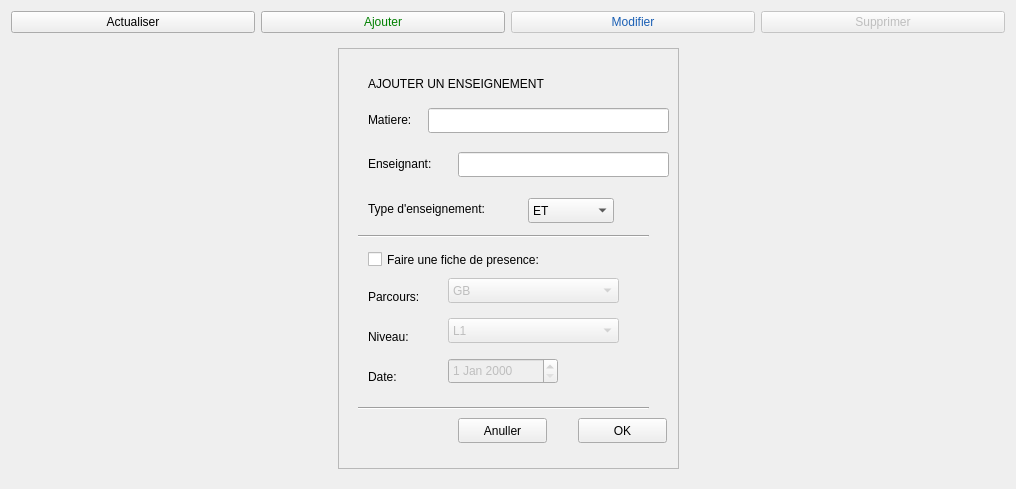
          <widget class="QWidget" name="enseignement">
           <property name="styleSheet">
            <string notr="true">#enseignement{
	background-color: qradialgradient(spread:pad, cx:0.5, cy:0.5, radius:0.584, fx:0.5, fy:0.5, stop:0 rgba(133, 171, 216, 255), stop:0.341365 rgba(121, 122, 132, 255), stop:1 rgba(0, 30, 126, 255));
}</string>
           </property>
           <attribute name="title">
            <string>Liste des enseignements</string>
           </attribute>
           <layout class="QVBoxLayout" name="verticalLayout_3">
            <item>
             <layout class="QHBoxLayout" name="horizontalLayout_13">
              <item>
               <widget class="QPushButton" name="pushButton_19">
                <property name="text">
                 <string>Actualiser</string>
                </property>
               </widget>
              </item>
              <item>
               <widget class="QPushButton" name="pushButton_20">
                <property name="styleSheet">
                 <string notr="true">color: green;</string>
                </property>
                <property name="text">
                 <string>Ajouter</string>
                </property>
               </widget>
              </item>
              <item>
               <widget class="QPushButton" name="pushButton_21">
                <property name="enabled">
                 <bool>false</bool>
                </property>
                <property name="styleSheet">
                 <string notr="true">color: rgb(26, 95, 180);</string>
                </property>
                <property name="text">
                 <string>Modifier</string>
                </property>
               </widget>
              </item>
              <item>
               <widget class="QPushButton" name="pushButton_22">
                <property name="enabled">
                 <bool>false</bool>
                </property>
                <property name="text">
                 <string>Supprimer</string>
                </property>
               </widget>
              </item>
             </layout>
            </item>
            <item>
             <widget class="QStackedWidget" name="stack_ens">
              <property name="currentIndex">
               <number>1</number>
              </property>
              <widget class="QWidget" name="stack_table_enseignement">
               <layout class="QGridLayout" name="gridLayout_7">
                <item row="0" column="0">
                 <widget class="QTableView" name="enseignement_tableVW"/>
                </item>
               </layout>
              </widget>
              <widget class="QWidget" name="stack_ajouter_modifier_enseignement">
               <layout class="QHBoxLayout" name="horizontalLayout_8">
                <item>
                 <spacer name="horizontalSpacer_11">
                  <property name="orientation">
                   <enum>Qt::Horizontal</enum>
                  </property>
                  <property name="sizeHint" stdset="0">
                   <size>
                    <width>318</width>
                    <height>20</height>
                   </size>
                  </property>
                 </spacer>
                </item>
                <item>
                 <widget class="QFrame" name="frame_ajouter_modifier">
                  <property name="sizePolicy">
                   <sizepolicy hsizetype="Preferred" vsizetype="Preferred">
                    <horstretch>3</horstretch>
                    <verstretch>0</verstretch>
                   </sizepolicy>
                  </property>
                  <property name="minimumSize">
                   <size>
                    <width>341</width>
                    <height>421</height>
                   </size>
                  </property>
                  <property name="maximumSize">
                   <size>
                    <width>341</width>
                    <height>421</height>
                   </size>
                  </property>
                  <property name="styleSheet">
                   <string notr="true"/>
                  </property>
                  <property name="frameShape">
                   <enum>QFrame::StyledPanel</enum>
                  </property>
                  <property name="frameShadow">
                   <enum>QFrame::Raised</enum>
                  </property>
                  <widget class="QLabel" name="modif_ajout_titre">
                   <property name="geometry">
                    <rect>
                     <x>30</x>
                     <y>20</y>
                     <width>261</width>
                     <height>31</height>
                    </rect>
                   </property>
                   <property name="styleSheet">
                    <string notr="true">font: 700 13pt &quot;Ubuntu&quot;;</string>
                   </property>
                   <property name="text">
                    <string>AJOUTER UN ENSEIGNEMENT</string>
                   </property>
                  </widget>
                  <widget class="QLabel" name="label_13">
                   <property name="geometry">
                    <rect>
                     <x>30</x>
                     <y>56</y>
                     <width>67</width>
                     <height>31</height>
                    </rect>
                   </property>
                   <property name="text">
                    <string>Matiere:</string>
                   </property>
                  </widget>
                  <widget class="QLineEdit" name="modif_ajout_matiere">
                   <property name="geometry">
                    <rect>
                     <x>90</x>
                     <y>60</y>
                     <width>241</width>
                     <height>25</height>
                    </rect>
                   </property>
                  </widget>
                  <widget class="QLabel" name="label_14">
                   <property name="geometry">
                    <rect>
                     <x>30</x>
                     <y>150</y>
                     <width>161</width>
                     <height>21</height>
                    </rect>
                   </property>
                   <property name="text">
                    <string>Type d'enseignement:</string>
                   </property>
                  </widget>
                  <widget class="QComboBox" name="modif_ajout_type">
                   <property name="geometry">
                    <rect>
                     <x>190</x>
                     <y>150</y>
                     <width>86</width>
                     <height>25</height>
                    </rect>
                   </property>
                   <item>
                    <property name="text">
                     <string>ET</string>
                    </property>
                   </item>
                   <item>
                    <property name="text">
                     <string>ED</string>
                    </property>
                   </item>
                   <item>
                    <property name="text">
                     <string>EP</string>
                    </property>
                   </item>
                  </widget>
                  <widget class="QCheckBox" name="modif_ajout_fichePres">
                   <property name="geometry">
                    <rect>
                     <x>30</x>
                     <y>200</y>
                     <width>211</width>
                     <height>23</height>
                    </rect>
                   </property>
                   <property name="text">
                    <string>Faire une fiche de presence:</string>
                   </property>
                  </widget>
                  <widget class="QPushButton" name="modif_ajout_btn_ok">
                   <property name="geometry">
                    <rect>
                     <x>240</x>
                     <y>370</y>
                     <width>89</width>
                     <height>25</height>
                    </rect>
                   </property>
                   <property name="text">
                    <string>OK</string>
                   </property>
                  </widget>
                  <widget class="QPushButton" name="pushButton_12">
                   <property name="geometry">
                    <rect>
                     <x>120</x>
                     <y>370</y>
                     <width>89</width>
                     <height>25</height>
                    </rect>
                   </property>
                   <property name="text">
                    <string>Anuller</string>
                   </property>
                  </widget>
                  <widget class="Line" name="line_3">
                   <property name="geometry">
                    <rect>
                     <x>20</x>
                     <y>180</y>
                     <width>291</width>
                     <height>16</height>
                    </rect>
                   </property>
                   <property name="orientation">
                    <enum>Qt::Horizontal</enum>
                   </property>
                  </widget>
                  <widget class="Line" name="line_4">
                   <property name="geometry">
                    <rect>
                     <x>20</x>
                     <y>350</y>
                     <width>291</width>
                     <height>20</height>
                    </rect>
                   </property>
                   <property name="orientation">
                    <enum>Qt::Horizontal</enum>
                   </property>
                  </widget>
                  <widget class="QLabel" name="label_12">
                   <property name="geometry">
                    <rect>
                     <x>30</x>
                     <y>240</y>
                     <width>67</width>
                     <height>17</height>
                    </rect>
                   </property>
                   <property name="text">
                    <string>Parcours:</string>
                   </property>
                  </widget>
                  <widget class="QLabel" name="label_16">
                   <property name="geometry">
                    <rect>
                     <x>30</x>
                     <y>280</y>
                     <width>67</width>
                     <height>17</height>
                    </rect>
                   </property>
                   <property name="text">
                    <string>Niveau:</string>
                   </property>
                  </widget>
                  <widget class="QComboBox" name="modif_ajout_parcours">
                   <property name="enabled">
                    <bool>false</bool>
                   </property>
                   <property name="geometry">
                    <rect>
                     <x>110</x>
                     <y>230</y>
                     <width>171</width>
                     <height>25</height>
                    </rect>
                   </property>
                   <item>
                    <property name="text">
                     <string>GB</string>
                    </property>
                   </item>
                   <item>
                    <property name="text">
                     <string>SR</string>
                    </property>
                   </item>
                   <item>
                    <property name="text">
                     <string>IG</string>
                    </property>
                   </item>
                  </widget>
                  <widget class="QComboBox" name="modif_ajout_niveau">
                   <property name="enabled">
                    <bool>false</bool>
                   </property>
                   <property name="geometry">
                    <rect>
                     <x>110</x>
                     <y>270</y>
                     <width>171</width>
                     <height>25</height>
                    </rect>
                   </property>
                   <item>
                    <property name="text">
                     <string>L1</string>
                    </property>
                   </item>
                   <item>
                    <property name="text">
                     <string>L2</string>
                    </property>
                   </item>
                   <item>
                    <property name="text">
                     <string>L3</string>
                    </property>
                   </item>
                   <item>
                    <property name="text">
                     <string>M1</string>
                    </property>
                   </item>
                   <item>
                    <property name="text">
                     <string>M2</string>
                    </property>
                   </item>
                  </widget>
                  <widget class="QLineEdit" name="modif_ajout_enseignant">
                   <property name="geometry">
                    <rect>
                     <x>120</x>
                     <y>104</y>
                     <width>211</width>
                     <height>25</height>
                    </rect>
                   </property>
                  </widget>
                  <widget class="QLabel" name="label_15">
                   <property name="geometry">
                    <rect>
                     <x>30</x>
                     <y>100</y>
                     <width>81</width>
                     <height>31</height>
                    </rect>
                   </property>
                   <property name="text">
                    <string>Enseignant:</string>
                   </property>
                  </widget>
                  <widget class="QLabel" name="label_22">
                   <property name="geometry">
                    <rect>
                     <x>30</x>
                     <y>320</y>
                     <width>67</width>
                     <height>17</height>
                    </rect>
                   </property>
                   <property name="text">
                    <string>Date:</string>
                   </property>
                  </widget>
                  <widget class="QDateEdit" name="dateEdit">
                   <property name="enabled">
                    <bool>false</bool>
                   </property>
                   <property name="geometry">
                    <rect>
                     <x>110</x>
                     <y>310</y>
                     <width>110</width>
                     <height>26</height>
                    </rect>
                   </property>
                  </widget>
                 </widget>
                </item>
                <item>
                 <spacer name="horizontalSpacer_12">
                  <property name="orientation">
                   <enum>Qt::Horizontal</enum>
                  </property>
                  <property name="sizeHint" stdset="0">
                   <size>
                    <width>317</width>
                    <height>20</height>
                   </size>
                  </property>
                 </spacer>
                </item>
               </layout>
              </widget>
             </widget>
            </item>
           </layout>
          </widget>
